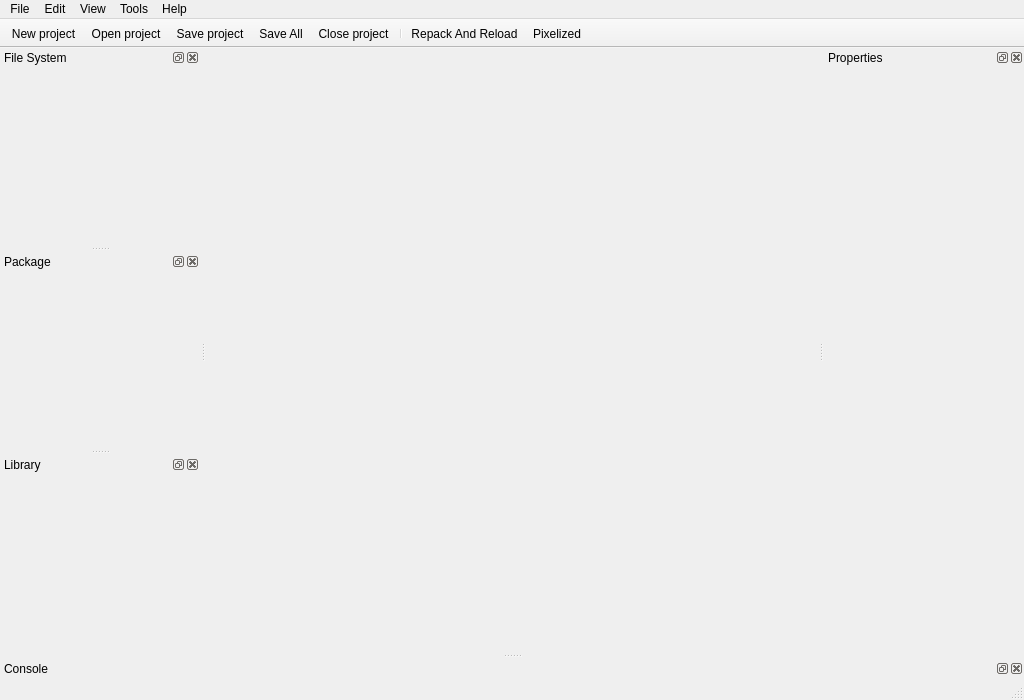
<?xml version="1.0" encoding="UTF-8"?>
<ui version="4.0">
 <class>MainWindow</class>
 <widget class="QMainWindow" name="MainWindow">
  <property name="geometry">
   <rect>
    <x>0</x>
    <y>0</y>
    <width>1024</width>
    <height>700</height>
   </rect>
  </property>
  <property name="sizePolicy">
   <sizepolicy hsizetype="Preferred" vsizetype="Preferred">
    <horstretch>0</horstretch>
    <verstretch>0</verstretch>
   </sizepolicy>
  </property>
  <property name="minimumSize">
   <size>
    <width>960</width>
    <height>640</height>
   </size>
  </property>
  <property name="windowTitle">
   <string>MainWindow</string>
  </property>
  <widget class="QWidget" name="centralWidget">
   <layout class="QVBoxLayout" name="verticalLayout" stretch="0,0">
    <property name="spacing">
     <number>0</number>
    </property>
    <property name="margin">
     <number>0</number>
    </property>
    <item>
     <widget class="QTabBar" name="tabBar" native="true">
      <property name="minimumSize">
       <size>
        <width>0</width>
        <height>0</height>
       </size>
      </property>
     </widget>
    </item>
    <item>
     <widget class="PackageGraphicsWidget" name="packageGraphicsWidget" native="true"/>
    </item>
   </layout>
  </widget>
  <widget class="QMenuBar" name="menuBar">
   <property name="geometry">
    <rect>
     <x>0</x>
     <y>0</y>
     <width>1024</width>
     <height>21</height>
    </rect>
   </property>
   <widget class="QMenu" name="menuFile">
    <property name="title">
     <string>File</string>
    </property>
    <widget class="QMenu" name="menuRecent">
     <property name="title">
      <string>Recent</string>
     </property>
    </widget>
    <addaction name="actionNew_project"/>
    <addaction name="actionOpen_project"/>
    <addaction name="menuRecent"/>
    <addaction name="separator"/>
    <addaction name="actionSave_project"/>
    <addaction name="actionSave_All"/>
    <addaction name="separator"/>
    <addaction name="actionClose_project"/>
    <addaction name="separator"/>
    <addaction name="actionExit"/>
   </widget>
   <widget class="QMenu" name="menuView">
    <property name="title">
     <string>View</string>
    </property>
   </widget>
   <widget class="QMenu" name="menuTools">
    <property name="title">
     <string>Tools</string>
    </property>
    <addaction name="actionFontManager"/>
    <addaction name="actionLocalizationManager"/>
   </widget>
   <widget class="QMenu" name="menuHelp">
    <property name="contextMenuPolicy">
     <enum>Qt::ActionsContextMenu</enum>
    </property>
    <property name="title">
     <string>Help</string>
    </property>
    <addaction name="actionHelp"/>
   </widget>
   <widget class="QMenu" name="menu">
    <property name="title">
     <string>Edit</string>
    </property>
    <addaction name="separator"/>
   </widget>
   <addaction name="menuFile"/>
   <addaction name="menu"/>
   <addaction name="menuView"/>
   <addaction name="menuTools"/>
   <addaction name="menuHelp"/>
  </widget>
  <widget class="QToolBar" name="mainToolbar">
   <property name="windowTitle">
    <string>Edit Toolbar</string>
   </property>
   <property name="movable">
    <bool>false</bool>
   </property>
   <property name="iconSize">
    <size>
     <width>16</width>
     <height>16</height>
    </size>
   </property>
   <property name="toolButtonStyle">
    <enum>Qt::ToolButtonIconOnly</enum>
   </property>
   <attribute name="toolBarArea">
    <enum>TopToolBarArea</enum>
   </attribute>
   <attribute name="toolBarBreak">
    <bool>false</bool>
   </attribute>
   <addaction name="actionNew_project"/>
   <addaction name="actionOpen_project"/>
   <addaction name="actionSave_project"/>
   <addaction name="actionSave_All"/>
   <addaction name="actionClose_project"/>
   <addaction name="separator"/>
   <addaction name="actionRepack_And_Reload"/>
   <addaction name="actionPixelized"/>
  </widget>
  <widget class="QStatusBar" name="statusBar"/>
  <widget class="PropertiesDockWidget" name="propertiesDockWidget">
   <property name="minimumSize">
    <size>
     <width>200</width>
     <height>250</height>
    </size>
   </property>
   <property name="windowTitle">
    <string>Properties</string>
   </property>
   <attribute name="dockWidgetArea">
    <number>2</number>
   </attribute>
  </widget>
  <widget class="QDockWidget" name="fileSystemTreeDock">
   <property name="minimumSize">
    <size>
     <width>200</width>
     <height>250</height>
    </size>
   </property>
   <property name="windowTitle">
    <string>File System</string>
   </property>
   <attribute name="dockWidgetArea">
    <number>1</number>
   </attribute>
   <widget class="FileSystemTreeWidget" name="fileSystemTreeWidget">
    <layout class="QHBoxLayout" name="horizontalLayout_5"/>
   </widget>
  </widget>
  <widget class="PackageDockWidget" name="packageTreeDock">
   <property name="minimumSize">
    <size>
     <width>200</width>
     <height>250</height>
    </size>
   </property>
   <property name="floating">
    <bool>true</bool>
   </property>
   <property name="allowedAreas">
    <set>Qt::LeftDockWidgetArea|Qt::RightDockWidgetArea</set>
   </property>
   <property name="windowTitle">
    <string>Package</string>
   </property>
   <attribute name="dockWidgetArea">
    <number>1</number>
   </attribute>
  </widget>
  <widget class="LibraryDockWidget" name="libraryDockWidget">
   <property name="minimumSize">
    <size>
     <width>100</width>
     <height>250</height>
    </size>
   </property>
   <property name="floating">
    <bool>true</bool>
   </property>
   <property name="allowedAreas">
    <set>Qt::LeftDockWidgetArea|Qt::RightDockWidgetArea</set>
   </property>
   <property name="windowTitle">
    <string>Library</string>
   </property>
   <attribute name="dockWidgetArea">
    <number>1</number>
   </attribute>
  </widget>
  <widget class="ConsoleDockWidget" name="consoleDockWidget">
   <property name="windowTitle">
    <string>Console</string>
   </property>
   <attribute name="dockWidgetArea">
    <number>8</number>
   </attribute>
  </widget>
  <action name="actionOpen_project">
   <property name="enabled">
    <bool>true</bool>
   </property>
   <property name="icon">
    <iconset resource="../Data/icons.qrc">
     <normaloff>:/Icons/openproject.png</normaloff>:/Icons/openproject.png</iconset>
   </property>
   <property name="text">
    <string>Open project</string>
   </property>
   <property name="toolTip">
    <string>Open project</string>
   </property>
   <property name="shortcut">
    <string>Ctrl+O</string>
   </property>
   <property name="shortcutContext">
    <enum>Qt::ApplicationShortcut</enum>
   </property>
   <property name="visible">
    <bool>true</bool>
   </property>
  </action>
  <action name="actionExit">
   <property name="text">
    <string>Exit</string>
   </property>
   <property name="shortcut">
    <string>Ctrl+Q</string>
   </property>
   <property name="shortcutContext">
    <enum>Qt::ApplicationShortcut</enum>
   </property>
  </action>
  <action name="actionNew_project">
   <property name="icon">
    <iconset resource="../Data/icons.qrc">
     <normaloff>:/Icons/newscene.png</normaloff>:/Icons/newscene.png</iconset>
   </property>
   <property name="text">
    <string>New project</string>
   </property>
   <property name="shortcut">
    <string>Ctrl+N</string>
   </property>
   <property name="shortcutContext">
    <enum>Qt::ApplicationShortcut</enum>
   </property>
  </action>
  <action name="actionHierarchy">
   <property name="checkable">
    <bool>true</bool>
   </property>
   <property name="text">
    <string>Hierarchy tree</string>
   </property>
  </action>
  <action name="actionLibrary">
   <property name="checkable">
    <bool>true</bool>
   </property>
   <property name="checked">
    <bool>false</bool>
   </property>
   <property name="text">
    <string>Library</string>
   </property>
  </action>
  <action name="actionProperties">
   <property name="checkable">
    <bool>true</bool>
   </property>
   <property name="text">
    <string>Properties</string>
   </property>
  </action>
  <action name="actionFontManager">
   <property name="text">
    <string>Font Manager</string>
   </property>
  </action>
  <action name="actionClose_project">
   <property name="icon">
    <iconset resource="../Data/icons.qrc">
     <normaloff>:/Icons/101.png</normaloff>:/Icons/101.png</iconset>
   </property>
   <property name="text">
    <string>Close project</string>
   </property>
   <property name="toolTip">
    <string>Close project</string>
   </property>
   <property name="shortcut">
    <string>Ctrl+W</string>
   </property>
   <property name="shortcutContext">
    <enum>Qt::ApplicationShortcut</enum>
   </property>
  </action>
  <action name="actionLocalizationManager">
   <property name="text">
    <string>Localization Manager</string>
   </property>
  </action>
  <action name="actionSave_project">
   <property name="icon">
    <iconset resource="../Data/icons.qrc">
     <normaloff>:/Icons/savescene.png</normaloff>:/Icons/savescene.png</iconset>
   </property>
   <property name="text">
    <string>Save project</string>
   </property>
   <property name="toolTip">
    <string>Save changes</string>
   </property>
   <property name="shortcut">
    <string>Ctrl+S</string>
   </property>
   <property name="shortcutContext">
    <enum>Qt::ApplicationShortcut</enum>
   </property>
  </action>
  <action name="actionHelp">
   <property name="icon">
    <iconset resource="../Data/icons.qrc">
     <normaloff>:/Icons/help.png</normaloff>:/Icons/help.png</iconset>
   </property>
   <property name="text">
    <string>UI Editor Help</string>
   </property>
   <property name="shortcut">
    <string>F1</string>
   </property>
   <property name="shortcutContext">
    <enum>Qt::ApplicationShortcut</enum>
   </property>
  </action>
  <action name="actionUndo">
   <property name="icon">
    <iconset resource="../Data/icons.qrc">
     <normaloff>:/Icons/118.png</normaloff>:/Icons/118.png</iconset>
   </property>
   <property name="text">
    <string>Undo</string>
   </property>
   <property name="shortcut">
    <string>Ctrl+Z</string>
   </property>
   <property name="shortcutContext">
    <enum>Qt::ApplicationShortcut</enum>
   </property>
  </action>
  <action name="actionRedo">
   <property name="icon">
    <iconset resource="../Data/icons.qrc">
     <normaloff>:/Icons/117.png</normaloff>:/Icons/117.png</iconset>
   </property>
   <property name="text">
    <string>Redo</string>
   </property>
   <property name="shortcut">
    <string>Ctrl+Shift+Z</string>
   </property>
   <property name="shortcutContext">
    <enum>Qt::ApplicationShortcut</enum>
   </property>
  </action>
  <action name="actionZoomIn">
   <property name="text">
    <string>Zoom In</string>
   </property>
   <property name="shortcut">
    <string>Ctrl++</string>
   </property>
   <property name="shortcutContext">
    <enum>Qt::ApplicationShortcut</enum>
   </property>
   <property name="visible">
    <bool>true</bool>
   </property>
  </action>
  <action name="actionZoomOut">
   <property name="text">
    <string>Zoom Out</string>
   </property>
   <property name="shortcut">
    <string>Ctrl+-</string>
   </property>
   <property name="shortcutContext">
    <enum>Qt::ApplicationShortcut</enum>
   </property>
   <property name="visible">
    <bool>true</bool>
   </property>
  </action>
  <action name="actionSave_All">
   <property name="icon">
    <iconset resource="../Data/icons.qrc">
     <normaloff>:/Icons/savesceneall.png</normaloff>:/Icons/savesceneall.png</iconset>
   </property>
   <property name="text">
    <string>Save All</string>
   </property>
  </action>
  <action name="actionRepack_And_Reload">
   <property name="icon">
    <iconset resource="../Data/icons.qrc">
     <normaloff>:/Icons/reloadtextures.png</normaloff>:/Icons/reloadtextures.png</iconset>
   </property>
   <property name="text">
    <string>Repack And Reload</string>
   </property>
   <property name="toolTip">
    <string>Repack and reload sprites</string>
   </property>
  </action>
  <action name="actionPixelized">
   <property name="checkable">
    <bool>true</bool>
   </property>
   <property name="icon">
    <iconset resource="../Data/icons.qrc">
     <normaloff>:/Icons/pixelated.png</normaloff>:/Icons/pixelated.png</iconset>
   </property>
   <property name="text">
    <string>Pixelized</string>
   </property>
   <property name="toolTip">
    <string>Pixelized/Smooth Graphics</string>
   </property>
  </action>
 </widget>
 <layoutdefault spacing="6" margin="11"/>
 <customwidgets>
  <customwidget>
   <class>LibraryDockWidget</class>
   <extends>QDockWidget</extends>
   <header>UI/LibraryView/LibraryDockWidget.h</header>
   <container>1</container>
  </customwidget>
  <customwidget>
   <class>PackageDockWidget</class>
   <extends>QDockWidget</extends>
   <header>UI/PackageView/PackageDockWidget.h</header>
   <container>1</container>
  </customwidget>
  <customwidget>
   <class>FileSystemTreeWidget</class>
   <extends>QWidget</extends>
   <header>UI/FileSystemView/FileSystemTreeWidget.h</header>
   <container>1</container>
  </customwidget>
  <customwidget>
   <class>QTabBar</class>
   <extends>QWidget</extends>
   <header>qtabbar.h</header>
  </customwidget>
  <customwidget>
   <class>PackageGraphicsWidget</class>
   <extends>QWidget</extends>
   <header>UI/GraphicView/packagegraphicswidget.h</header>
  </customwidget>
  <customwidget>
   <class>PropertiesDockWidget</class>
   <extends>QDockWidget</extends>
   <header>UI/PropertiesView/PropertiesDockWidget.h</header>
   <container>1</container>
  </customwidget>
  <customwidget>
   <class>ConsoleDockWidget</class>
   <extends>QDockWidget</extends>
   <header>UI/ConsoleView/ConsoleDockWidget.h</header>
   <container>1</container>
  </customwidget>
 </customwidgets>
 <resources>
  <include location="../Data/icons.qrc"/>
 </resources>
 <connections/>
</ui>
